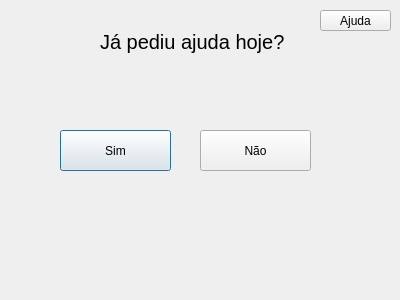
<?xml version="1.0" encoding="UTF-8"?>
<ui version="4.0">
 <class>hardThree</class>
 <widget class="QDialog" name="hardThree">
  <property name="geometry">
   <rect>
    <x>0</x>
    <y>0</y>
    <width>400</width>
    <height>300</height>
   </rect>
  </property>
  <property name="windowTitle">
   <string>Dialog</string>
  </property>
  <widget class="QLabel" name="label">
   <property name="geometry">
    <rect>
     <x>100</x>
     <y>30</y>
     <width>184</width>
     <height>24</height>
    </rect>
   </property>
   <property name="font">
    <font>
     <pointsize>15</pointsize>
    </font>
   </property>
   <property name="text">
    <string>Já pediu ajuda hoje?</string>
   </property>
  </widget>
  <widget class="QPushButton" name="pushButtonYes">
   <property name="geometry">
    <rect>
     <x>60</x>
     <y>130</y>
     <width>111</width>
     <height>41</height>
    </rect>
   </property>
   <property name="text">
    <string>Sim</string>
   </property>
  </widget>
  <widget class="QPushButton" name="pushButtonNo">
   <property name="geometry">
    <rect>
     <x>200</x>
     <y>130</y>
     <width>111</width>
     <height>41</height>
    </rect>
   </property>
   <property name="text">
    <string>Não</string>
   </property>
  </widget>
  <widget class="QPushButton" name="pushButtonHelp">
   <property name="geometry">
    <rect>
     <x>320</x>
     <y>10</y>
     <width>71</width>
     <height>21</height>
    </rect>
   </property>
   <property name="text">
    <string>Ajuda</string>
   </property>
  </widget>
 </widget>
 <resources/>
 <connections/>
</ui>
